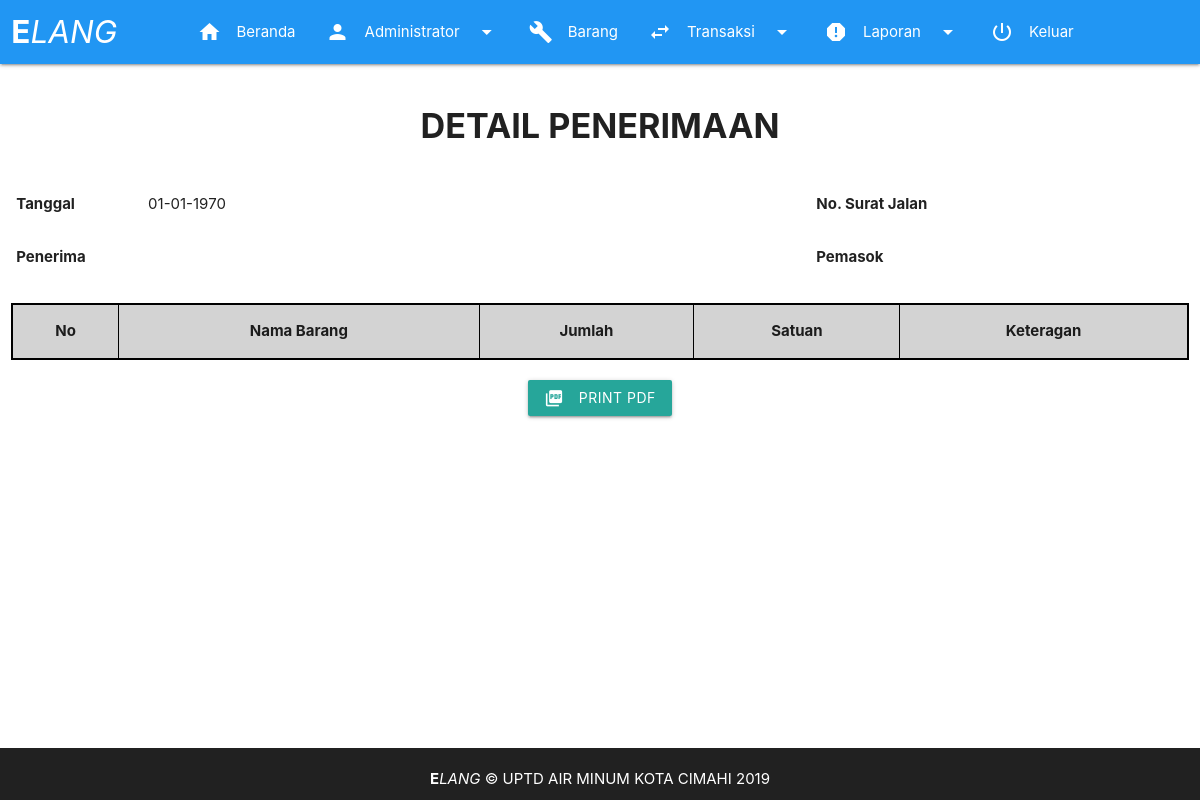
Before: /page/detail_penerimaan.php?surat=3180044975 (signed in) with the older database file.
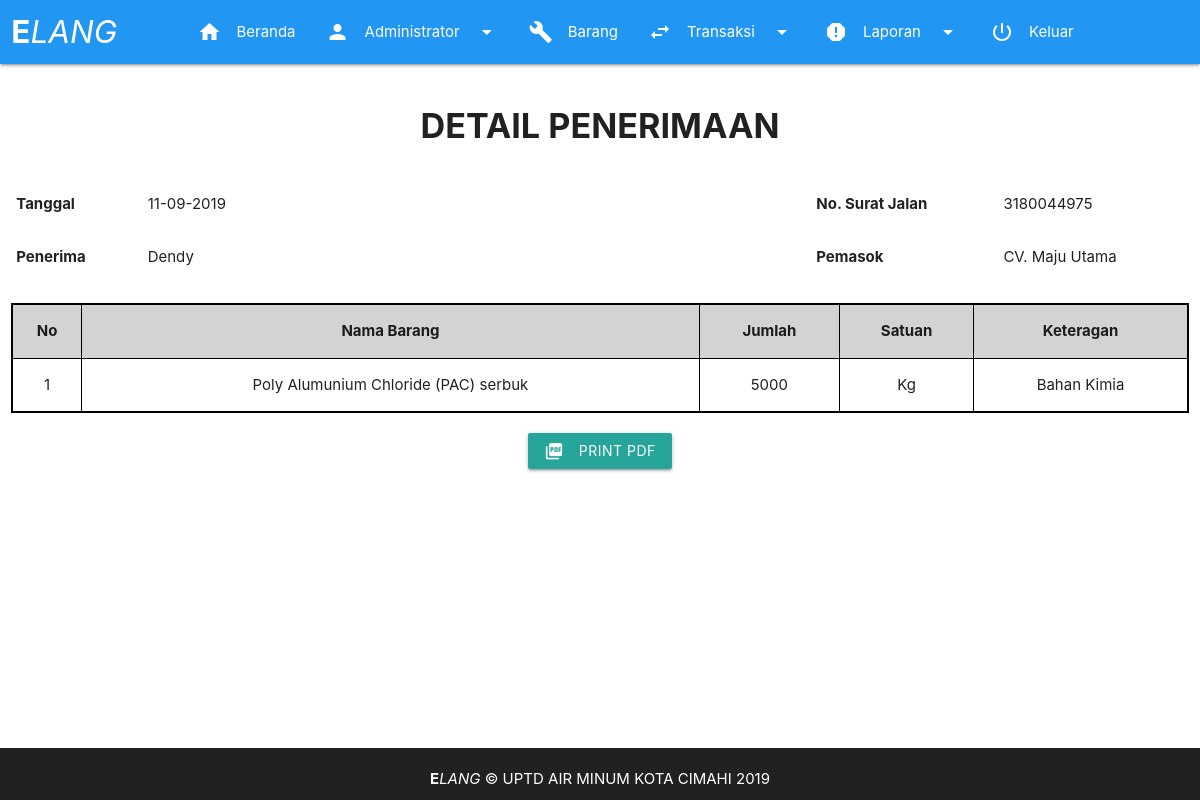
After: the same page with the newer database file.
### tables this page shows
CREATE TABLE `penerimaan` (
  `id` tinyint(5) NOT NULL,
  `no_transaksi` varchar(100) NOT NULL,
  `keterangan` varchar(255) NOT NULL,
  `tanggal` date NOT NULL,
  `kode_barang` varchar(10) NOT NULL,
  `barang` varchar(255) NOT NULL,
  `jumlah` int(11) NOT NULL,
  `user` varchar(50) NOT NULL,
  `supplier` varchar(255) NOT NULL,
  `no_surat_jalan` varchar(20) NOT NULL,
  `satuan` varchar(10) NOT NULL
);

### fungsi/fungsi.php (called while the page is built, shortened)
<?php
function tampilkan_penerimaan_by_surat($surat){
	global $link;
	$query = "SELECT * FROM penerimaan WHERE no_surat_jalan = '$surat' ORDER BY id DESC";
	$result = mysqli_query($link, $query);
	return $result;
}
?>

### page/detail_penerimaan.php (the view, shortened to what this page needs)
<!DOCTYPE html>
<html>
    <head>
    <?php require_once "../aset/view/headcontent.php"; ?>
    </head>
    <body>
        <?php
        require_once "../aset/view/header.php";
        require_once "../fungsi/db.php";
        require_once "../fungsi/fungsi.php";
        $surat = $_GET['surat'];
        if(isset($_GET['surat'])){
            $detaiw = tampilkan_penerimaan_by_surat($surat);
            $detail = tampilkan_penerimaan_by_surat($surat);
            while ($row = mysqli_fetch_assoc($detail)){
                $no = 1;
                $tanggal = $row['tanggal'];
                $penerima = $row['user'];
                $nosuratjalan = $row['no_surat_jalan'];
                $pemasok = $row['supplier'];
            }
        }
        ?>
        <main>
        <div class="row center">
            <div class="col s12">
                <h4><b>DETAIL PENERIMAAN</b></h4>
            </div>
        </div>
        <div id="cetakLaporan">
            <div class="row">
                <div class="col s3">
                    <table class="tablestokbarang">
                        <tr>
                            <th>Tanggal</th>
                            <td><?=date('d-m-Y', strtotime($tanggal));?></td>
                        </tr>
                        <tr>
                            <th>Penerima</th>
                            <td><?=$penerima;?></td>
                        </tr>
                    </table>
                </div>
                <div class="col s5"></div>
                <div class="col s4">
                    <table class="tablestokbarang">
                        <tr>
                            <th>No. Surat Jalan</th>
                            <td><?=$nosuratjalan;?></td>
                        </tr>
                        <tr>
                            <th>Pemasok</th>
                            <td><?=$pemasok;?></td>
                        </tr>
                    </table>
                </div>
            </div>
            <div class="row">
            <div class="col s12">
                <table class="highlight responsive-table centered opname">
                <thead>
                    <tr>
                        <th>No</th>
                        <th>Nama Barang</th>
                        <th>Jumlah</th>
                        <th>Satuan</th>
                        <th>Keteragan</th>
                    </tr>
                </thead>
                <tbody>
                <?php while($riw = mysqli_fetch_assoc($detaiw)):?>
                    <tr>
                        <td><?=$no++;?></td>
                        <td><?=$riw['barang'];?></td>
                        <td><?=$riw['jumlah'];?></td>
                        <td><?=$riw['satuan'];?></td>
                        <td><?=$riw['keterangan'];?></td>
                    </tr>
                <?php endwhile;?>
                </tbody>
                </table>
            </div>
        </div>
    </div>
    <div class="row">
        <div class="center">
        <div class="col s12">
            <button class="btn waves-effect waves-light" onclick="printContent('cetakLaporan')">Print PDF
                <i class="material-icons left">picture_as_pdf</i>
            </button>
        </div>
        </div>
    </div>
    </main>
        <?php
        require_once "../aset/view/footer.php";
        ?>
    </body>
</html>

Changed rows visible on the page:
added penerimaan: tanggal "11-09-2019", user "Dendy", no_surat_jalan "3180044975", supplier "CV. Maju Utama", barang "Poly Alumunium Chloride (PAC) serbuk", jumlah "5000", satuan "Kg", keterangan "Bahan Kimia"
Other visible differences:
date('d-m-Y', strtotime($tanggal)): "01-01-1970" → (not shown)
